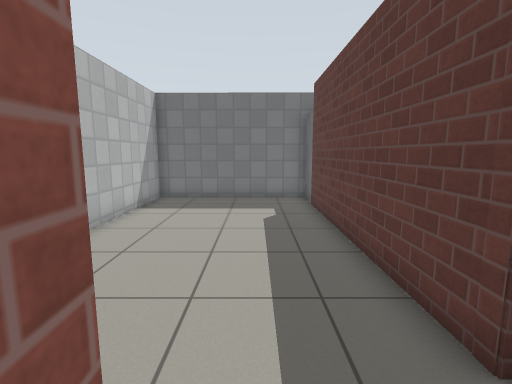
view 1 (above)

12 first-person views from a walk through a robot-simulator world made for Gazebo. The camera is 1.1 m above the floor, tilts 8° down and sees 85° across. The floor is counted in squares, 0.5 m on a side. Each view is taken from the middle of a square. On the plan, view 1 faces up. The plan holds only what a view shows up to about 17 squares ahead; the rest is blank. Gazebo's built-in surfaces are drawn with simple patterns.

view 2
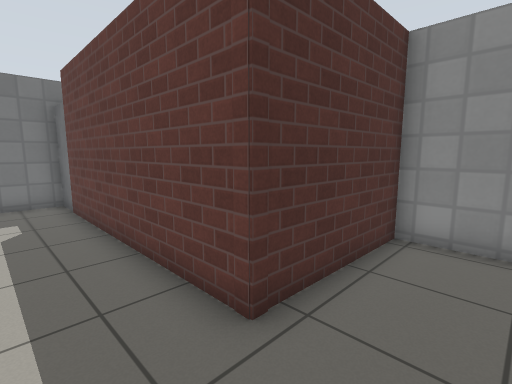

view 3
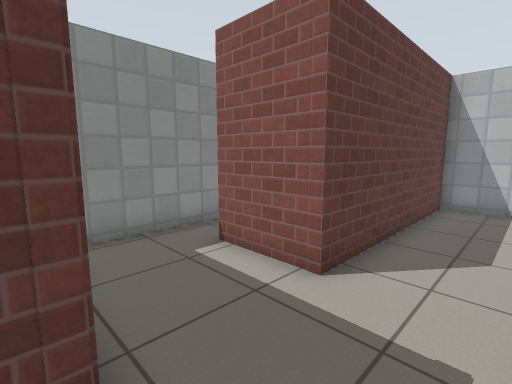

view 4
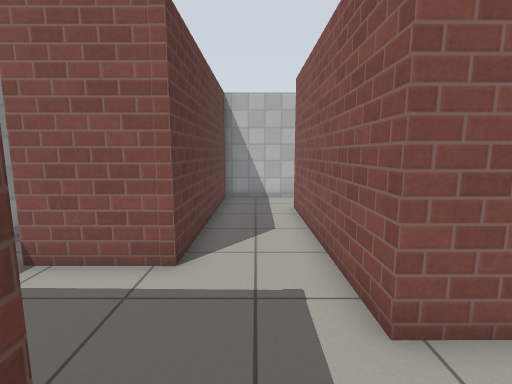

view 5
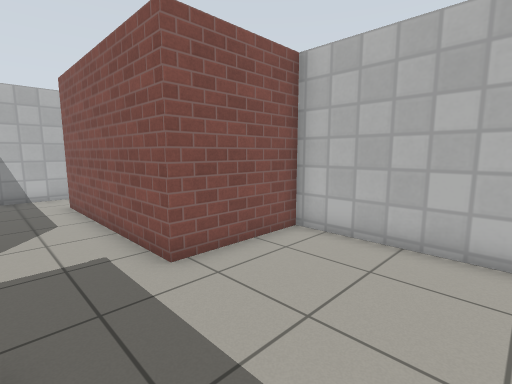

view 6
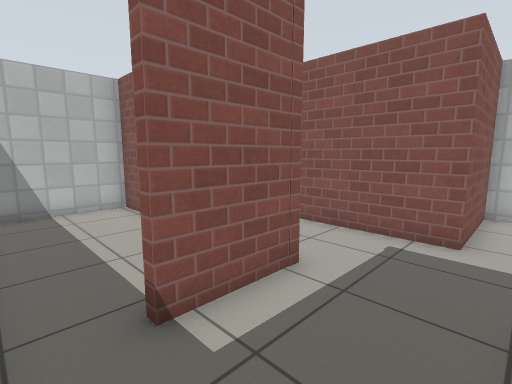

view 7
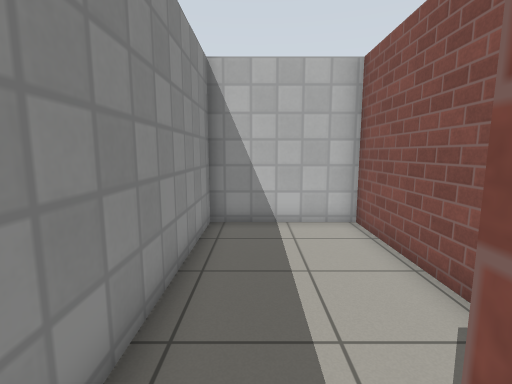

view 8
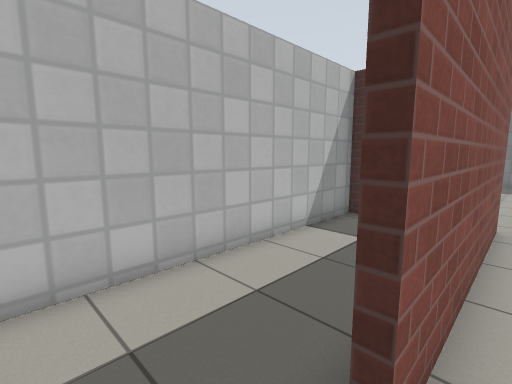

view 9
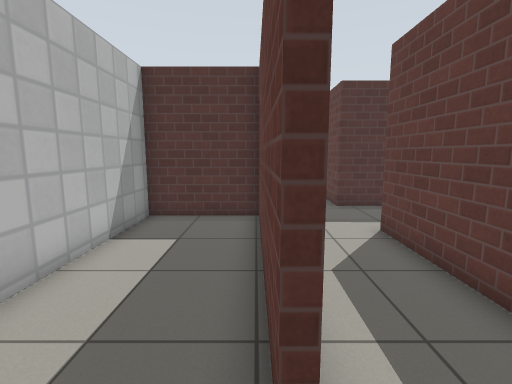

view 10
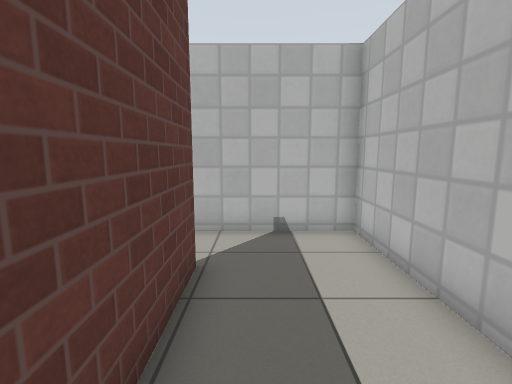

view 11
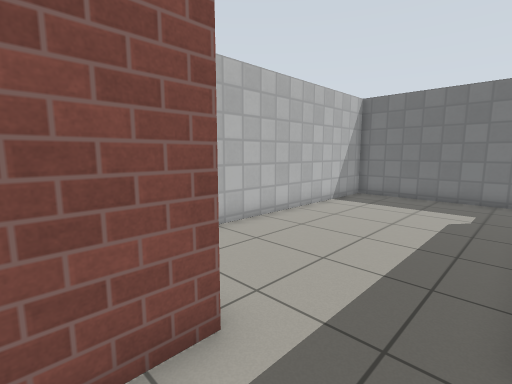

view 12
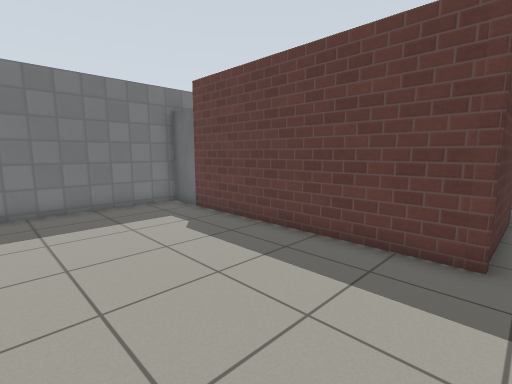

### Floor plan
Ten units are one square. View 1 is at (0, 0); x grows to the right and y downward. Boxes are objects, and circles mark ways between rooms. Rooms are numbered by the first view taken in them; rooms with no view inside come last. Other rooms are left out.
<svg viewBox="-53 -142 133 244">
<path fill="none" stroke="#000" d="M75 16 75 -24 24 -25 24 -115M25 -137 -48 -137 -48 -10 -6 -10 -5 72M-6 97 24 97 24 12 56 12M-8 72 -9 -7 -48 -6 -48 97 -6 97M28 48 28 97 75 97 75 16M56 12 56 16"/>
<rect x="25" y="-135" width="10" height="20" fill="#bbb"><title>door leaf</title></rect>
<circle cx="-10" cy="85" r="3" fill="#2a7"/>
<circle cx="65" cy="10" r="3" fill="#2a7"/>
<text x="0" y="-40">1</text>
<text x="-30" y="50">2</text>
<text x="50" y="50">3</text>
</svg>
Room 1 opens to room 2. Room 1 opens to room 3.

Where each view was taken, in squares from view 1:
view 1: 0 up, 0 right, facing up
view 2: 0 up, 0 right, facing up-right
view 3: 3 up, 0 right, facing down-right
view 4: 4 up, 1 right, facing down
view 5: 6 up, 2 right, facing down-left
view 6: 2 up, 7 right, facing down-left
view 7: 1 down, 6 right, facing down
view 8: 9 down, 0 right, facing up-left
view 9: 9 down, 1 left, facing up
view 10: 2 down, 2 left, facing down
view 11: 1 down, 2 right, facing up-left
view 12: 2 up, 4 left, facing up-right
